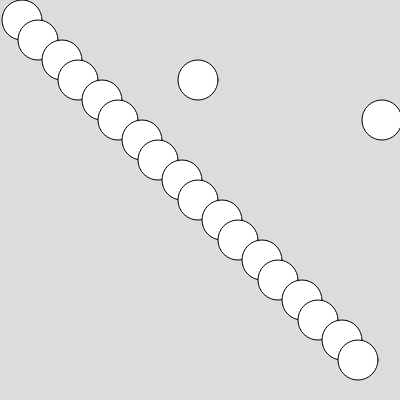
Frame 1 (no input)
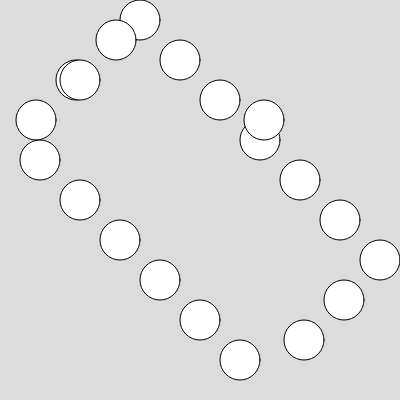
Frame 60 (no input)
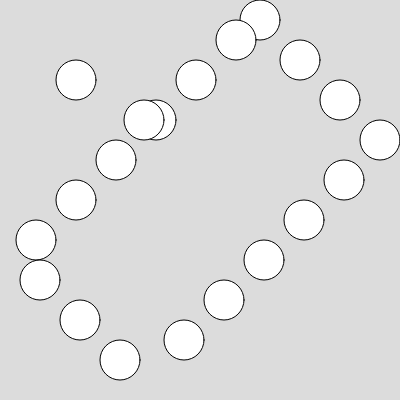
Frame 120 (the mouse pressed at the canvas centre since frame 60)

The p5.js sketch that drew these frames (run headless with seeded random() and noise() and a simulated clock; from frame 60 on, the mouse is pressed at the canvas centre):

// p5.js sketch
// ── sketch.js
// --- your original vars (unchanged) ---
let x1=20,  y1=20,   xspeed1=2;
let x2=40,  y2=40,   xspeed2=-2;
let x3=60,  y3=60,   xspeed3=2;
let x4=80,  y4=80,   xspeed4=-2;
let x5=100, y5=100,  xspeed5=2;
let x6=120, y6=120,  xspeed6=-2;
let x7=140, y7=140,  xspeed7=2;
let x8=160, y8=160,  xspeed8=-2;
let x9=180, y9=180,  xspeed9=2;
let x10=200,y10=200, xspeed10=-2;

let x11=220, y11=220, xspeed11=2;
let x12=240, y12=240, xspeed12=-2;
let x13=260, y13=260, xspeed13=2;
let x14=280, y14=280, xspeed14=-2;
let x15=300, y15=300, xspeed15=2;
let x16=320, y16=320, xspeed16=-2;
let x17=340, y17=340, xspeed17=2;
let x18=360, y18=360, xspeed18=-2;
let x19=380, y19=120, xspeed19=2;
let x20=200, y20=80,  xspeed20=-2;

function setup() {
  createCanvas(400, 400);
}

function draw() {
  background(220);

  // R = 20 (half of 40). Hover test uses distance < 20
  // For each ball: move -> bounce -> ZAP if hovered -> draw (if not zapped)

  // 1
  x1 = x1 + xspeed1;
  if (x1 > width - 20 || x1 < 20) xspeed1 = -xspeed1;
  if (dist(mouseX, mouseY, x1, y1) < 20) { xspeed1 = 0; x1 = -1000; } // zap
  if (x1 > -500) ellipse(x1, y1, 40, 40);

  // 2
  x2 = x2 + xspeed2;
  if (x2 > width - 20 || x2 < 20) xspeed2 = -xspeed2;
  if (dist(mouseX, mouseY, x2, y2) < 20) { xspeed2 = 0; x2 = -1000; }
  if (x2 > -500) ellipse(x2, y2, 40, 40);

  // 3
  x3 = x3 + xspeed3;
  if (x3 > width - 20 || x3 < 20) xspeed3 = -xspeed3;
  if (dist(mouseX, mouseY, x3, y3) < 20) { xspeed3 = 0; x3 = -1000; }
  if (x3 > -500) ellipse(x3, y3, 40, 40);

  // 4
  x4 = x4 + xspeed4;
  if (x4 > width - 20 || x4 < 20) xspeed4 = -xspeed4;
  if (dist(mouseX, mouseY, x4, y4) < 20) { xspeed4 = 0; x4 = -1000; }
  if (x4 > -500) ellipse(x4, y4, 40, 40);

  // 5
  x5 = x5 + xspeed5;
  if (x5 > width - 20 || x5 < 20) xspeed5 = -xspeed5;
  if (dist(mouseX, mouseY, x5, y5) < 20) { xspeed5 = 0; x5 = -1000; }
  if (x5 > -500) ellipse(x5, y5, 40, 40);

  // 6
  x6 = x6 + xspeed6;
  if (x6 > width - 20 || x6 < 20) xspeed6 = -xspeed6;
  if (dist(mouseX, mouseY, x6, y6) < 20) { xspeed6 = 0; x6 = -1000; }
  if (x6 > -500) ellipse(x6, y6, 40, 40);

  // 7
  x7 = x7 + xspeed7;
  if (x7 > width - 20 || x7 < 20) xspeed7 = -xspeed7;
  if (dist(mouseX, mouseY, x7, y7) < 20) { xspeed7 = 0; x7 = -1000; }
  if (x7 > -500) ellipse(x7, y7, 40, 40);

  // 8
  x8 = x8 + xspeed8;
  if (x8 > width - 20 || x8 < 20) xspeed8 = -xspeed8;
  if (dist(mouseX, mouseY, x8, y8) < 20) { xspeed8 = 0; x8 = -1000; }
  if (x8 > -500) ellipse(x8, y8, 40, 40);

  // 9
  x9 = x9 + xspeed9;
  if (x9 > width - 20 || x9 < 20) xspeed9 = -xspeed9;
  if (dist(mouseX, mouseY, x9, y9) < 20) { xspeed9 = 0; x9 = -1000; }
  if (x9 > -500) ellipse(x9, y9, 40, 40);

  // 10
  x10 = x10 + xspeed10;
  if (x10 > width - 20 || x10 < 20) xspeed10 = -xspeed10;
  if (dist(mouseX, mouseY, x10, y10) < 20) { xspeed10 = 0; x10 = -1000; }
  if (x10 > -500) ellipse(x10, y10, 40, 40);

  // 11
  x11 = x11 + xspeed11;
  if (x11 > width - 20 || x11 < 20) xspeed11 = -xspeed11;
  if (dist(mouseX, mouseY, x11, y11) < 20) { xspeed11 = 0; x11 = -1000; }
  if (x11 > -500) ellipse(x11, y11, 40, 40);

  // 12
  x12 = x12 + xspeed12;
  if (x12 > width - 20 || x12 < 20) xspeed12 = -xspeed12;
  if (dist(mouseX, mouseY, x12, y12) < 20) { xspeed12 = 0; x12 = -1000; }
  if (x12 > -500) ellipse(x12, y12, 40, 40);

  // 13
  x13 = x13 + xspeed13;
  if (x13 > width - 20 || x13 < 20) xspeed13 = -xspeed13;
  if (dist(mouseX, mouseY, x13, y13) < 20) { xspeed13 = 0; x13 = -1000; }
  if (x13 > -500) ellipse(x13, y13, 40, 40);

  // 14
  x14 = x14 + xspeed14;
  if (x14 > width - 20 || x14 < 20) xspeed14 = -xspeed14;
  if (dist(mouseX, mouseY, x14, y14) < 20) { xspeed14 = 0; x14 = -1000; }
  if (x14 > -500) ellipse(x14, y14, 40, 40);

  // 15
  x15 = x15 + xspeed15;
  if (x15 > width - 20 || x15 < 20) xspeed15 = -xspeed15;
  if (dist(mouseX, mouseY, x15, y15) < 20) { xspeed15 = 0; x15 = -1000; }
  if (x15 > -500) ellipse(x15, y15, 40, 40);

  // 16
  x16 = x16 + xspeed16;
  if (x16 > width - 20 || x16 < 20) xspeed16 = -xspeed16;
  if (dist(mouseX, mouseY, x16, y16) < 20) { xspeed16 = 0; x16 = -1000; }
  if (x16 > -500) ellipse(x16, y16, 40, 40);

  // 17
  x17 = x17 + xspeed17;
  if (x17 > width - 20 || x17 < 20) xspeed17 = -xspeed17;
  if (dist(mouseX, mouseY, x17, y17) < 20) { xspeed17 = 0; x17 = -1000; }
  if (x17 > -500) ellipse(x17, y17, 40, 40);

  // 18
  x18 = x18 + xspeed18;
  if (x18 > width - 20 || x18 < 20) xspeed18 = -xspeed18;
  if (dist(mouseX, mouseY, x18, y18) < 20) { xspeed18 = 0; x18 = -1000; }
  if (x18 > -500) ellipse(x18, y18, 40, 40);

  // 19
  x19 = x19 + xspeed19;
  if (x19 > width - 20 || x19 < 20) xspeed19 = -xspeed19;
  if (dist(mouseX, mouseY, x19, y19) < 20) { xspeed19 = 0; x19 = -1000; }
  if (x19 > -500) ellipse(x19, y19, 40, 40);

  // 20
  x20 = x20 + xspeed20;
  if (x20 > width - 20 || x20 < 20) xspeed20 = -xspeed20;
  if (dist(mouseX, mouseY, x20, y20) < 20) { xspeed20 = 0; x20 = -1000; }
  if (x20 > -500) ellipse(x20, y20, 40, 40);
}
